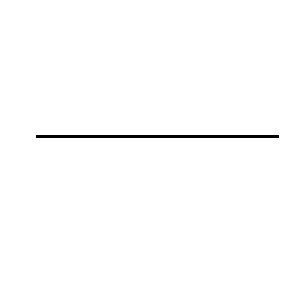
#> input picture images_segmentation/images/horizontal.bmp, 100 x 100 px, found by its file name (shown 3 times larger)
$ python lines_direction.py
#> lines starting #> are read from the running program, lines starting #| are printed output that depends on the picture; after the words box and inside, x2 and y2 are one past the last pixel; in counts of white or black regions, pixels touching at a corner belong together
import numpy as np
from PIL import Image


def read_image(filename):
    return np.asarray(Image.open(filename, 'r'))


def horizontal_mask():
    return [[-1, -1, -1],
            [2, 2, 2],
            [-1, -1, -1]]


def vertical_mask():
    return [[-1, 2, -1],
            [-1, 2, -1],
            [-1, 2, -1]]


def negative_inclined_mask():
    return [[2, -1, -1],
            [-1, 2, -1],
            [-1, -1, 2]]


def positive_inclined_mask():
    return [[-1, -1, 2],
            [-1, 2, -1],
            [2, -1, -1]]


def matrix_mask(line, column, matrix):
    return [[matrix[line - 1][column - 1], matrix[line - 1][column], matrix[line - 1][column + 1]],
            [matrix[line][column - 1], matrix[line][column], matrix[line][column + 1]],
            [matrix[line + 1][column - 1], matrix[line + 1][column], matrix[line + 1][column + 1]]]


def sum_masks(mask_1, mask_2):
    sum = 0
    for line in range(len(mask_1)):
        for column in range(len(mask_2)):
            sum += mask_1[line][column] * mask_2[line][column]
    return sum


def matrix_copy(matrix):
    copy = np.ones((len(matrix) + 2, len(matrix[0]) + 2))
    for line in range(len(matrix)):
        for column in range(len(matrix[0])):
            value = matrix[line][column][0]
            if value == 255:
                value = 1
            else:
                value = 10
            copy[line + 1][column + 1] = value
    return copy


def line_direction(matrix):
    horizontal = 0
    vertical = 0
    inclined = 0
    copy = matrix_copy(matrix)
    for line in range(len(matrix)):
        for column in range(len(matrix[0])):
            if copy[line + 1][column + 1] != 10:
                continue
            mask = matrix_mask(line + 1, column + 1, copy)
            horizontal += sum_masks(mask, horizontal_mask())
            vertical += sum_masks(mask, vertical_mask())
            aux_pi = sum_masks(mask, positive_inclined_mask())
            aux_ni = sum_masks(mask, negative_inclined_mask())
            if aux_pi > aux_ni:
                inclined += aux_pi
            else:
                inclined += aux_ni
    if horizontal > vertical and horizontal > inclined:
        print("Horizontal")
    elif vertical > inclined:
        print("Vertical")
    else:
        print("Inclinada")


def check_image(filename):
    line_direction(read_image(filename))
#> in read_image, returned value is the input picture: shape (100, 100, 3); 99.2% white; black in thin lines or dots, all inside (x1, y1, x2, y2) = (12, 45, 93, 46)
#> in line_direction, `horizontal = 0`: horizontal = 0
#> in matrix_copy, `copy = np.ones((len(matrix) + 2, len(matrix[0]) + 2))`: copy: shape (102, 102) float64; every value is 1
#> the loop in matrix_copy, `for line in range(len(matrix)):` made 100 passes
#> after the loop in matrix_copy, `for line in range(len(matrix)):`:
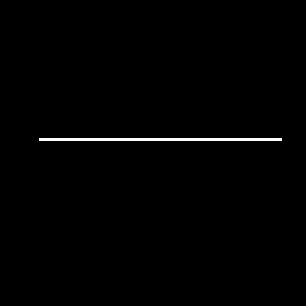
#> copy: shape (102, 102) float64 (shown 3 times larger); values 1 (black) and 10 (white), 0.78% white in thin lines or dots, all inside (x1, y1, x2, y2) = (13, 46, 94, 47)
#> the loop in line_direction, `for line in range(len(matrix)):` made 100 passes
#> after the loop in line_direction, `for line in range(len(matrix)):`: horizontal = 4338; inclined = 18
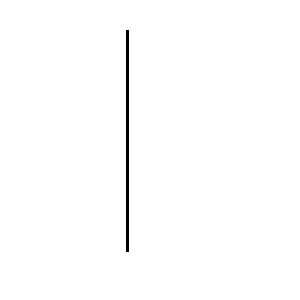
#> input picture images_segmentation/images/vertical.bmp, 100 x 100 px, found by its file name (shown 3 times larger)
#> in read_image, returned value is the input picture: shape (100, 100, 3); 99.3% white; black in thin lines or dots, all inside (x1, y1, x2, y2) = (42, 10, 43, 84)
#> the loop in matrix_copy (call 2), `for line in range(len(matrix)):` made 100 passes
#> after the loop in matrix_copy (call 2), `for line in range(len(matrix)):`:
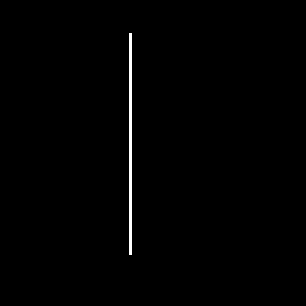
#> copy: shape (102, 102) float64 (shown 3 times larger); values 1 (black) and 10 (white), 0.71% white in thin lines or dots, all inside (x1, y1, x2, y2) = (43, 11, 44, 85)
#> the loop in line_direction (call 2), `for line in range(len(matrix)):` made 100 passes
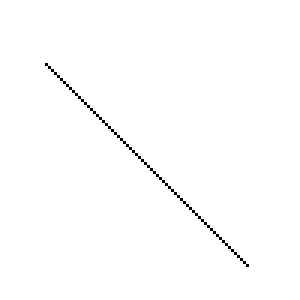
#> input picture images_segmentation/images/inclinada.bmp, 100 x 100 px, found by its file name (shown 3 times larger)
#> in read_image, returned value is the input picture: shape (100, 100, 3); 99.3% white; black in thin lines or dots, all inside (x1, y1, x2, y2) = (15, 21, 83, 89)
#> the loop in matrix_copy (call 3), `for line in range(len(matrix)):` made 100 passes
#> after the loop in matrix_copy (call 3), `for line in range(len(matrix)):`:
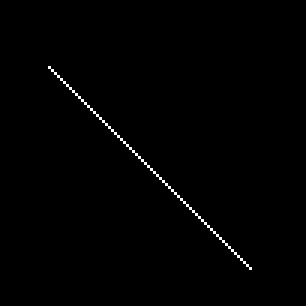
#> copy: shape (102, 102) float64 (shown 3 times larger); values 1 (black) and 10 (white), 0.65% white in thin lines or dots, all inside (x1, y1, x2, y2) = (16, 22, 84, 90)


check_image('/home/bortoletti/projects/python/images_segmentation/images/horizontal.bmp')
check_image('/home/bortoletti/projects/python/images_segmentation/images/vertical.bmp')
check_image('/home/bortoletti/projects/python/images_segmentation/images/inclinada.bmp')
